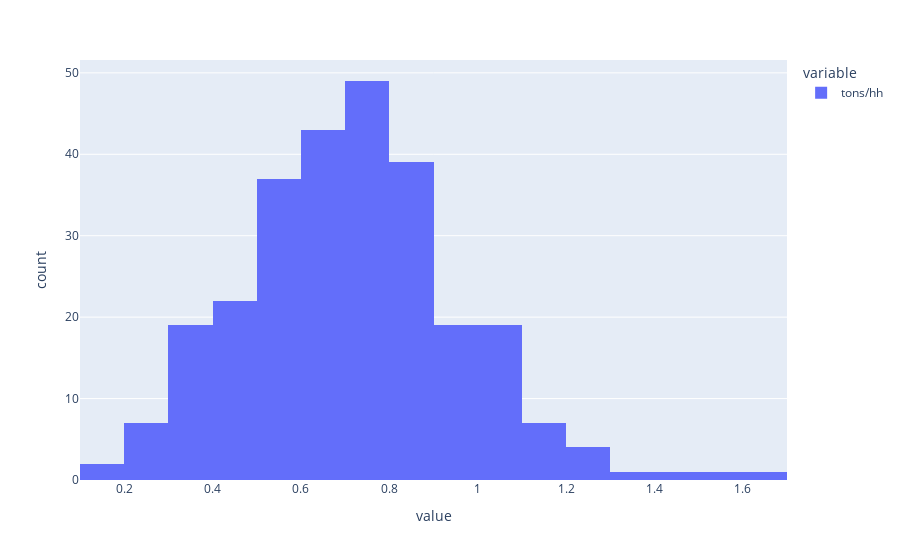

Notebook source saved alongside this figure:
### Code cell
px.histogram(trash19['tons/hh'])

### Figure 1 — Plotly figure (JSON) as saved in the notebook; plotly's stock layout.template omitted (floating-point values rounded to 4 significant figures; data arrays with more than 128 entries replaced by an {"elided": "..."} marker saying what was removed)
{"data": [{"alignmentgroup": "True", "bingroup": "x", "hovertemplate": "variable=tons/hh<br>value=%{x}<br>count=%{y}<extra></extra>", "legendgroup": "tons/hh", "marker": {"color": "#636efa"}, "name": "tons/hh", "offsetgroup": "tons/hh", "orientation": "v", "showlegend": true, "type": "histogram", "x": {"elided": "271 float values"}, "xaxis": "x", "yaxis": "y"}], "layout": {"autosize": true, "barmode": "relative", "legend": {"title": {"text": "variable"}, "tracegroupgap": 0}, "margin": {"t": 60}, "xaxis": {"anchor": "y", "autorange": true, "domain": [0, 1], "range": [0.1, 1.7], "title": {"text": "value"}, "type": "linear"}, "yaxis": {"anchor": "x", "autorange": true, "domain": [0, 1], "range": [0, 51.58], "title": {"text": "count"}}}}
